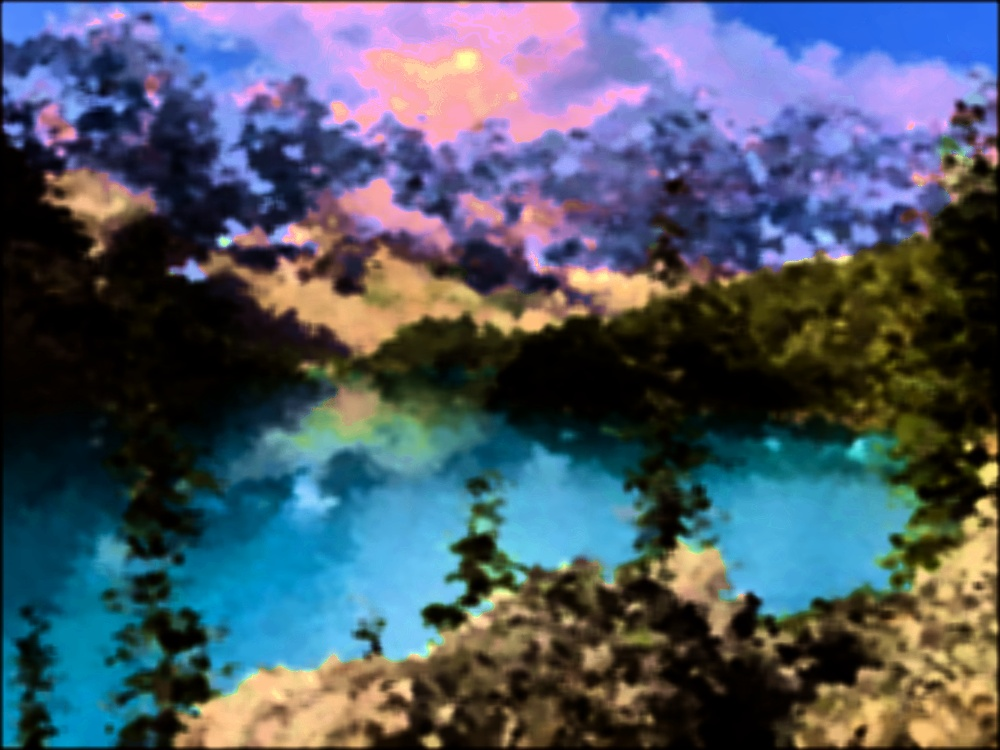
#> input picture DA.jpg, 1000 x 750 px
$ python -i hist_equalization.py   (imports and definitions only)
#> lines starting #> are read from the running program, lines starting #| are printed output that depends on the picture
import numpy as np
import cv2

def equalize(im):
    hsv_im = cv2.cvtColor(im, cv2.COLOR_RGB2HSV) # rgb to hsv
#> hsv_im: shape (750, 1000, 3); mean H, S, V 73.3, 160, 123.5
    L = 256
    bins = np.arange(L+1)
    hist, _ = np.histogram(hsv_im[:, :, 2], bins) # histogram from v-channel
#> hist = 256 values, max 15132 at index 2, min 1844 at index 136, mean 2929.7
    pdf = hist / np.sum(hist)
#> pdf = 256 values, max 0.0202 at index 2, min 0.00246 at index 136, mean 0.00391
    cdf = np.cumsum(pdf)
#> cdf = 256 values from 0.0178 to 1
    adjustment_curve = cdf*255
#> adjustment_curve = 256 values from 4.54 to 255

    adjusted_image = np.copy(hsv_im)
    adjusted_image[:, :, 2] = adjustment_curve[hsv_im[:, :, 2]].astype(np.uint8) # apply equalization to v-channel
#> adjusted_image: shape (750, 1000, 3); mean H, S, V 73.3, 160, 127.6
    adjusted_image = cv2.cvtColor(adjusted_image, cv2.COLOR_HSV2RGB) # hsv to rgb
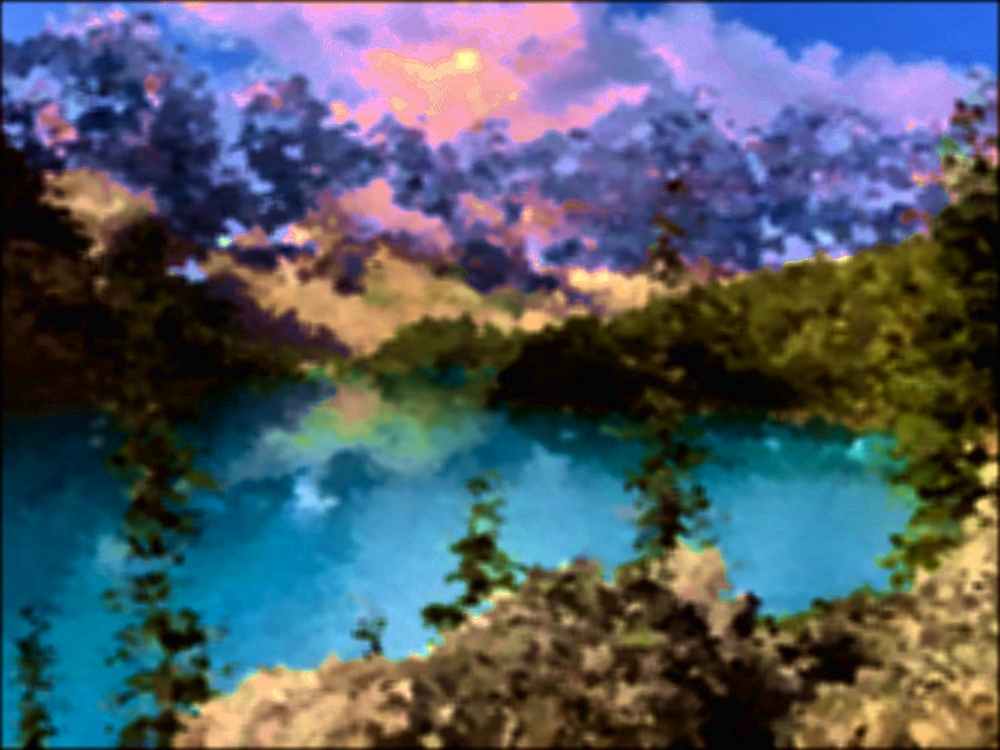
#> adjusted_image: shape (750, 1000, 3); mean R, G, B 80.7, 91.6, 104.2

    return adjusted_image

>>> import cv2
>>> picture = cv2.cvtColor(cv2.imread('../DA.jpg'), cv2.COLOR_BGR2RGB)
>>> result = equalize(picture)

$ run again, on tree.jpg
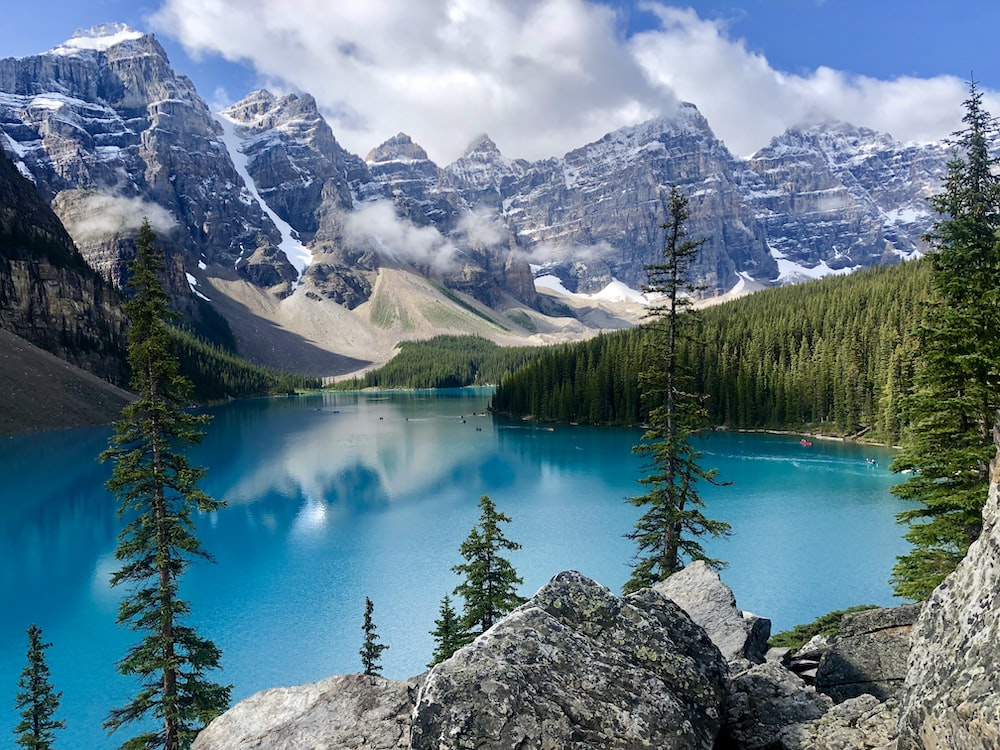
#> input picture tree.jpg, 1000 x 750 px
#> hsv_im: shape (750, 1000, 3); mean H, S, V 87.8, 98.2, 141.8
#> hist = 256 values, max 5456 at index 222, min 243 at index 0, mean 2929.7
#> pdf = 256 values, max 0.00727 at index 222, min 0.000324 at index 0, mean 0.00391
#> cdf = 256 values from 0.000324 to 1
#> adjustment_curve = 256 values from 0.0826 to 255
#> in equalize, `adjusted_image = cv2.cvtColor(adjusted_image, cv2.COLOR_HSV2RGB)`:
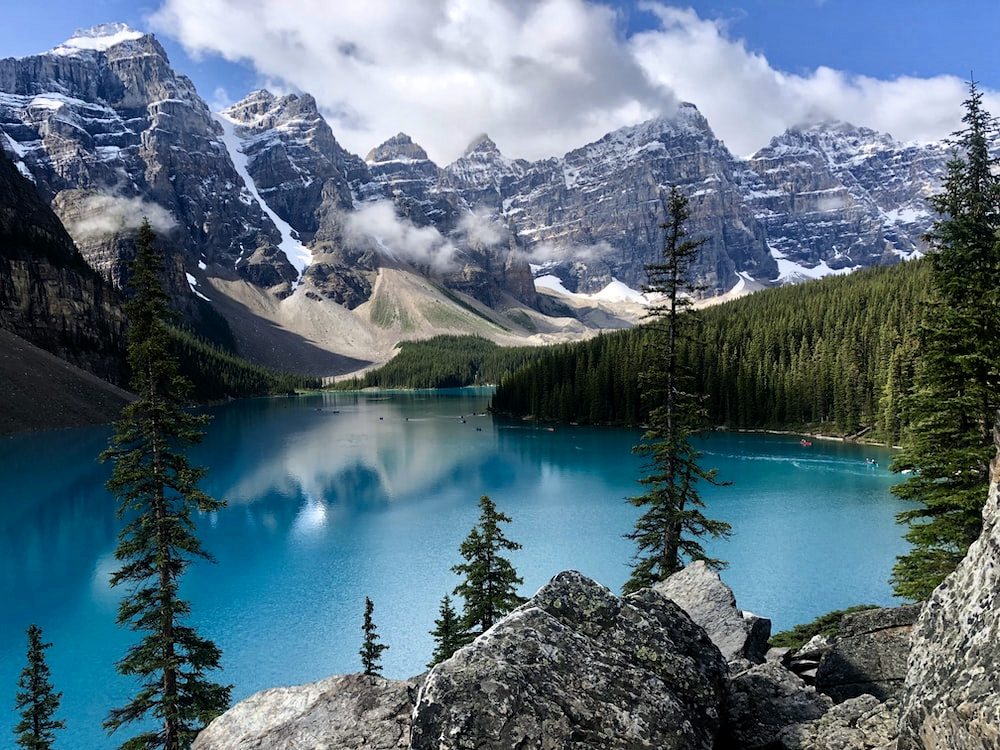
#> adjusted_image: shape (750, 1000, 3); mean R, G, B 87.9, 109.6, 123.5
